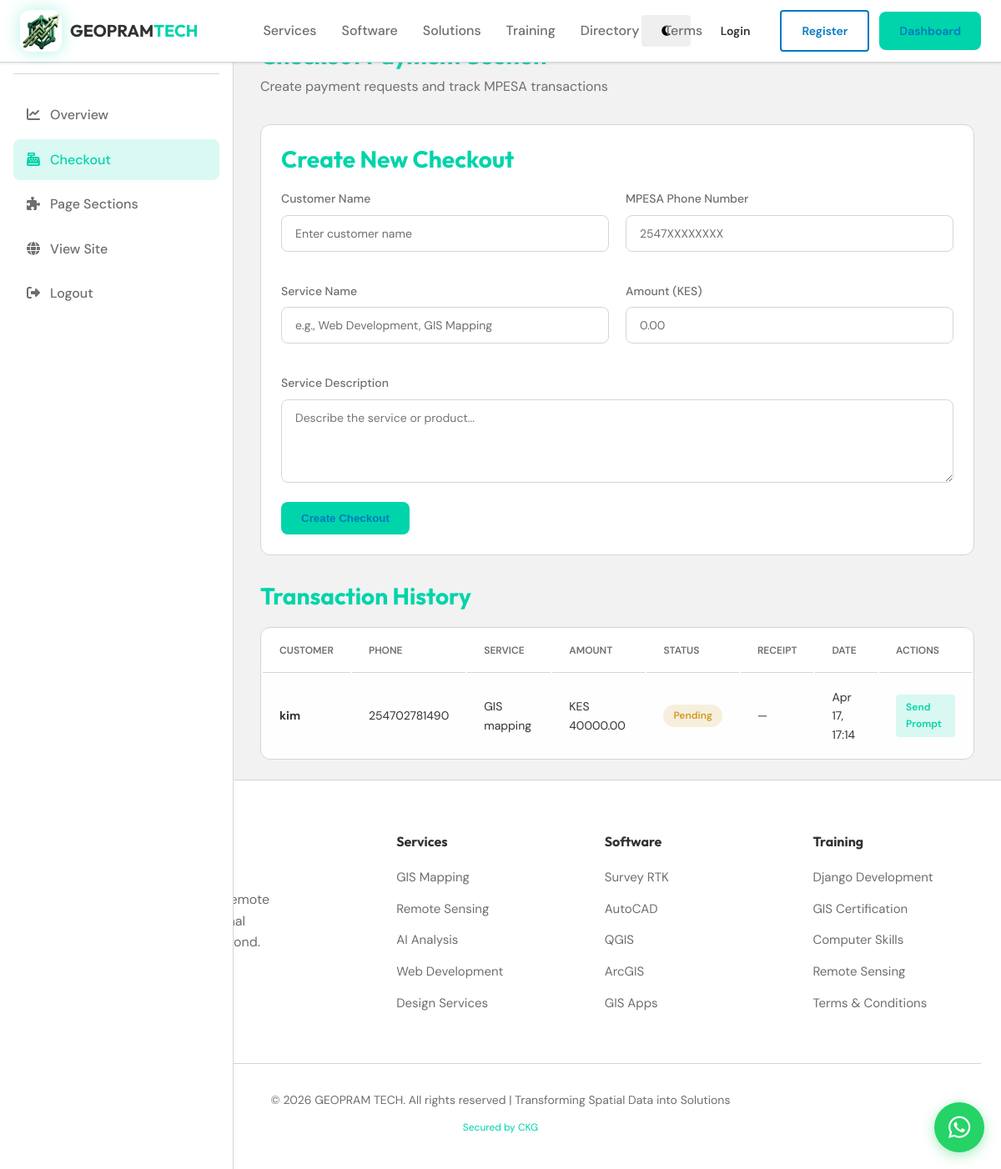
Screenshot of /checkout/ (signed in) with the database file from the repository.
### geopram_app/models.py (models this page shows, shortened)
class CheckoutTransaction(models.Model):
    STATUS_CHOICES = [
        ("pending", "Pending"),
        ("initiated", "Initiated"),
        ("completed", "Completed"),
        ("failed", "Failed"),
    ]
    customer_name = models.CharField(max_length=100)
    customer_phone = models.CharField(max_length=20)
    service_name = models.CharField(max_length=200)
    service_description = models.TextField(blank=True)
    amount = models.DecimalField(max_digits=10, decimal_places=2)
    status = models.CharField(max_length=20, choices=STATUS_CHOICES, default="pending")
    mpesa_receipt = models.CharField(max_length=50, blank=True)
    created_at = models.DateTimeField(auto_now_add=True)
    updated_at = models.DateTimeField(auto_now=True)
    created_by = models.ForeignKey(
        User,
        on_delete=models.SET_NULL,
        null=True,
        blank=True,
        related_name="created_transactions",
    )

### geopram_app/views.py (the view)
# urls.py: path("checkout/", views.checkout_section, name="checkout_section"),
@login_required
def checkout_section(request):
    if not request.user.is_staff:
        messages.error(request, "Access denied. Admin only.")
        return redirect("dashboard")
    transactions = CheckoutTransaction.objects.order_by("-created_at")
    context = {"transactions": transactions}
    return render(request, "checkout_section.html", context)

### templates/checkout_section.html (shortened to what this page needs)
{% extends "base.html" %}
{% load static %}
{% block content %}
<div class="admin-layout">
    <aside class="admin-sidebar">
        <div class="admin-sidebar-logo">
            <span>MAJOR ADMIN</span>
        </div>
        <nav class="admin-nav">
            <a href="{% url 'major_admin_dashboard' %}"><span><i class="fas fa-chart-line"></i></span> Overview</a>
            <a href="{% url 'checkout_section' %}" class="active"><span><i class="fas fa-cash-register"></i></span> Checkout</a>
            <a href="{% url 'manage_sections' %}"><span><i class="fas fa-puzzle-piece"></i></span> Page Sections</a>
            <a href="{% url 'home' %}"><span><i class="fas fa-globe"></i></span> View Site</a>
            <a href="{% url 'logout' %}"><span><i class="fas fa-sign-out-alt"></i></span> Logout</a>
        </nav>
    </aside>
    <main class="admin-main">
        <header class="admin-header">
            <div>
                <h2>Checkout Payment Section</h2>
                <p style="color: var(--text-secondary); margin-top: 8px;">Create payment requests and track MPESA transactions</p>
            </div>
        </header>
        <div class="checkout-form">
            <h3 style="margin-bottom: 20px; color: var(--secondary);">Create New Checkout</h3>
            <form method="POST" action="{% url 'create_checkout' %}">
                <div class="form-grid">
                    <div class="form-group">
                        <label>Customer Name</label>
                        <input type="text" name="customer_name" placeholder="Enter customer name" required>
                    </div>
                    <div class="form-group">
                        <label>MPESA Phone Number</label>
                        <input type="tel" name="customer_phone" placeholder="2547XXXXXXXX" required>
                    </div>
                    <div class="form-group">
                        <label>Service Name</label>
                        <input type="text" name="service_name" placeholder="e.g., Web Development, GIS Mapping" required>
                    </div>
                    <div class="form-group">
                        <label>Amount (KES)</label>
                        <input type="number" name="amount" placeholder="0.00" step="0.01" required>
                    </div>
                    <div class="form-group full-width">
                        <label>Service Description</label>
                        <textarea name="service_description" placeholder="Describe the service or product..."></textarea>
                    </div>
                </div>
                <button type="submit" class="btn-primary">Create Checkout</button>
            </form>
        </div>
        <h3 style="margin-bottom: 20px; color: var(--secondary);">Transaction History</h3>
        {% if transactions %}
        <table class="admin-table">
            <thead>
                <tr>
                    <th>Customer</th>
                    <th>Phone</th>
                    <th>Service</th>
                    <th>Amount</th>
                    <th>Status</th>
                    <th>Receipt</th>
                    <th>Date</th>
                    <th>Actions</th>
                </tr>
            </thead>
            <tbody>
                {% for tx in transactions %}
                <tr>
                    <td><strong>{{ tx.customer_name }}</strong></td>
                    <td>{{ tx.customer_phone }}</td>
                    <td>{{ tx.service_name }}</td>
                    <td>KES {{ tx.amount }}</td>
                    <td><span class="status-badge {{ tx.status }}">{{ tx.get_status_display }}</span></td>
                    <td>{{ tx.mpesa_receipt|default:"—" }}</td>
                    <td>{{ tx.created_at|date:"M d, H:i" }}</td>
                    <td>
                        <div class="action-btns">
                            {% if tx.status == "pending" %}
                            <a href="{% url 'send_mpesa_prompt' tx.id %}" class="btn-tiny btn-send">Send Prompt</a>
                            {% elif tx.status == "completed" %}
                            <span class="status-badge completed">Paid</span>
                            {% endif %}
                        </div>
                    </td>
                </tr>
                {% endfor %}
            </tbody>
        </table>
        {% else %}
        <div class="empty-state">
            <h4>No transactions yet</h4>
            <p>Create the first checkout above</p>
        </div>
        {% endif %}
    </main>
</div>
{% endblock %}

### static/css/style.css (style rules this page uses)
:root { --primary: #0079c1; --primary-dark: #005880; --primary-light: #00a0e4; --secondary: #00D4AA; --accent: #FF6B35; --yellow-glow: #ffd700; --yellow-light: #ffeb3b; --bg-base: #f2f2f2; --bg-surface: #ffffff; --bg-elevated: #ffffff; --text-primary: #323232; --text-secondary: #6e6e6e; --success: #35ce46; --warning: #fca703; --error: #c2292e; --glass-bg: rgba(255, 255, 255, 0.95); --glass-border: #d1d5db; --shadow-sm: 0 1px 3px rgba(0, 0, 0, 0.12); --shadow-md: 0 4px 12px rgba(0, 0, 0, 0.15); --shadow-lg: 0 8px 24px rgba(0, 0, 0, 0.18); --shadow-glow: 0 0 20px rgba(0, 121, 193, 0.2); --shadow-yellow: 0 0 20px rgba(255, 215, 0, 0.4); --radius-sm: 4px; --radius-md: 8px; --radius-lg: 12px; --radius-xl: 16px; --transition-fast: 0.15s ease; --transition-base: 0.25s ease; --transition-slow: 0.4s ease; --gradient-primary: linear-gradient(135deg, #0079c1 0%, #00a0e4 100%); --gradient-accent: linear-gradient(135deg, #FF6B35 0%, #ff9a3c 100%); --gradient-mesh: radial-gradient(circle at 30% 50%, rgba(0, 121, 193, 0.08) 0%, rgba(0, 212, 170, 0.08) 50%, rgba(255, 107, 53, 0.08) 100%); }
*, *::before, *::after { box-sizing: border-box; margin: 0; padding: 0; }
html { scroll-behavior: smooth; }
body { font-family: 'DM Sans', 'Avenir', 'Helvetica Neue', sans-serif; background-color: var(--bg-base); background: var(--gradient-mesh); color: var(--text-primary); line-height: 1.6; overflow-x: hidden; }
h1, h2, h3, h4, h5, h6 { font-family: 'Outfit', sans-serif; font-weight: 700; line-height: 1.2; }
h2 { font-size: 40px; }
h3 { font-size: 28px; }
a { text-decoration: none; color: inherit; transition: var(--transition-base); }
.btn-primary { background: var(--primary); color: white; }
.status-badge { display: inline-block; padding: 4px 10px; border-radius: 100px; font-size: 12px; font-weight: 600; }
.status-badge.pending { background: rgba(139, 148, 158, 0.15); color: var(--text-secondary); }
.form-group { margin-bottom: 20px; }
.form-group label { display: block; margin-bottom: 8px; font-weight: 500; font-size: 14px; }
.form-group input, .form-group textarea, .form-group select { width: 100%; padding: 14px 16px; background: var(--bg-elevated); border: 1px solid var(--glass-border); border-radius: var(--radius-md); color: var(--text-primary); font-family: 'DM Sans', sans-serif; font-size: 15px; transition: var(--transition-base); }
.form-group input::placeholder { color: var(--text-secondary); }

### rows the page displays
CheckoutTransaction: customer_name "kim", customer_phone "254702781490", service_name "GIS mapping", amount "40000.00", status "Pending", mpesa_receipt "—", created_at "Apr 17, 17:14", shows "Send Prompt"
